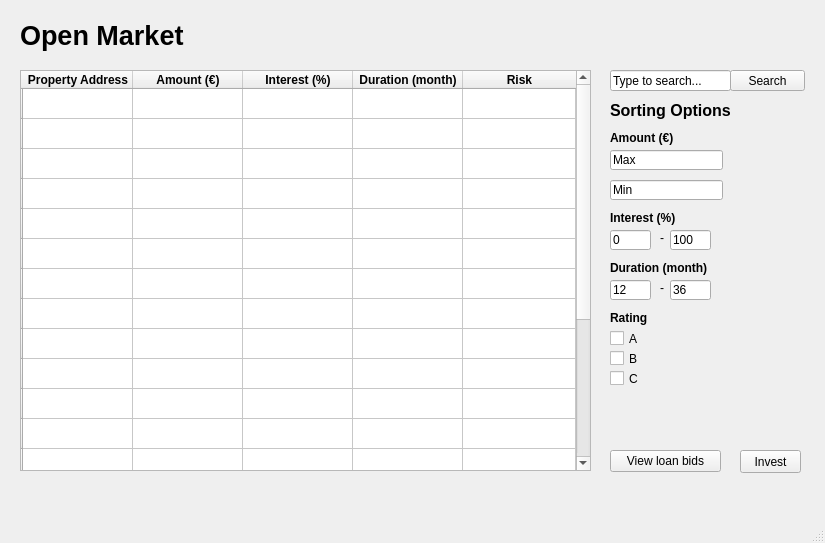
<?xml version="1.0" encoding="UTF-8"?>
<ui version="4.0">
 <class>MainWindow</class>
 <widget class="QMainWindow" name="MainWindow">
  <property name="geometry">
   <rect>
    <x>0</x>
    <y>0</y>
    <width>825</width>
    <height>543</height>
   </rect>
  </property>
  <property name="windowTitle">
   <string>MainWindow</string>
  </property>
  <widget class="QWidget" name="centralwidget">
   <widget class="QLabel" name="sorting_amount_label">
    <property name="geometry">
     <rect>
      <x>610</x>
      <y>130</y>
      <width>121</width>
      <height>16</height>
     </rect>
    </property>
    <property name="font">
     <font>
      <weight>75</weight>
      <bold>true</bold>
     </font>
    </property>
    <property name="text">
     <string>Amount (€)</string>
    </property>
   </widget>
   <widget class="QCheckBox" name="rating_checkbox_c">
    <property name="geometry">
     <rect>
      <x>610</x>
      <y>370</y>
      <width>70</width>
      <height>17</height>
     </rect>
    </property>
    <property name="text">
     <string>C</string>
    </property>
   </widget>
   <widget class="QLineEdit" name="sorting_max_line">
    <property name="geometry">
     <rect>
      <x>610</x>
      <y>150</y>
      <width>113</width>
      <height>20</height>
     </rect>
    </property>
    <property name="text">
     <string>Max</string>
    </property>
   </widget>
   <widget class="QLineEdit" name="sorting_duration2_line">
    <property name="geometry">
     <rect>
      <x>670</x>
      <y>280</y>
      <width>41</width>
      <height>20</height>
     </rect>
    </property>
    <property name="text">
     <string>36</string>
    </property>
   </widget>
   <widget class="QLabel" name="sorting_options_label">
    <property name="geometry">
     <rect>
      <x>610</x>
      <y>100</y>
      <width>161</width>
      <height>21</height>
     </rect>
    </property>
    <property name="font">
     <font>
      <pointsize>12</pointsize>
      <weight>75</weight>
      <bold>true</bold>
     </font>
    </property>
    <property name="text">
     <string>Sorting Options</string>
    </property>
   </widget>
   <widget class="QCheckBox" name="rating_checkbox_a">
    <property name="geometry">
     <rect>
      <x>610</x>
      <y>330</y>
      <width>70</width>
      <height>17</height>
     </rect>
    </property>
    <property name="text">
     <string>A</string>
    </property>
   </widget>
   <widget class="QLabel" name="duration_dash_label">
    <property name="geometry">
     <rect>
      <x>660</x>
      <y>280</y>
      <width>16</width>
      <height>16</height>
     </rect>
    </property>
    <property name="text">
     <string>-</string>
    </property>
   </widget>
   <widget class="QTableWidget" name="tableWidget_open_market">
    <property name="geometry">
     <rect>
      <x>20</x>
      <y>70</y>
      <width>571</width>
      <height>401</height>
     </rect>
    </property>
    <property name="maximumSize">
     <size>
      <width>641</width>
      <height>16777215</height>
     </size>
    </property>
    <property name="font">
     <font>
      <weight>75</weight>
      <bold>true</bold>
     </font>
    </property>
    <property name="alternatingRowColors">
     <bool>false</bool>
    </property>
    <attribute name="horizontalHeaderDefaultSectionSize">
     <number>110</number>
    </attribute>
    <attribute name="horizontalHeaderStretchLastSection">
     <bool>true</bool>
    </attribute>
    <attribute name="verticalHeaderStretchLastSection">
     <bool>false</bool>
    </attribute>
    <row>
     <property name="text">
      <string/>
     </property>
    </row>
    <row>
     <property name="text">
      <string/>
     </property>
    </row>
    <row>
     <property name="text">
      <string/>
     </property>
    </row>
    <row>
     <property name="text">
      <string/>
     </property>
    </row>
    <row>
     <property name="text">
      <string/>
     </property>
    </row>
    <row>
     <property name="text">
      <string/>
     </property>
    </row>
    <row>
     <property name="text">
      <string/>
     </property>
    </row>
    <row>
     <property name="text">
      <string/>
     </property>
    </row>
    <row>
     <property name="text">
      <string/>
     </property>
    </row>
    <row>
     <property name="text">
      <string/>
     </property>
    </row>
    <row>
     <property name="text">
      <string/>
     </property>
    </row>
    <row>
     <property name="text">
      <string/>
     </property>
    </row>
    <row>
     <property name="text">
      <string/>
     </property>
    </row>
    <row>
     <property name="text">
      <string/>
     </property>
    </row>
    <row>
     <property name="text">
      <string/>
     </property>
    </row>
    <row>
     <property name="text">
      <string/>
     </property>
    </row>
    <row>
     <property name="text">
      <string/>
     </property>
    </row>
    <row>
     <property name="text">
      <string/>
     </property>
    </row>
    <row>
     <property name="text">
      <string/>
     </property>
    </row>
    <column>
     <property name="text">
      <string>Property Address</string>
     </property>
    </column>
    <column>
     <property name="text">
      <string>Amount (€)</string>
     </property>
     <property name="font">
      <font>
       <weight>75</weight>
       <bold>true</bold>
      </font>
     </property>
    </column>
    <column>
     <property name="text">
      <string>Interest (%)</string>
     </property>
     <property name="font">
      <font>
       <weight>75</weight>
       <bold>true</bold>
      </font>
     </property>
    </column>
    <column>
     <property name="text">
      <string>Duration (month)</string>
     </property>
     <property name="font">
      <font>
       <weight>75</weight>
       <bold>true</bold>
      </font>
     </property>
    </column>
    <column>
     <property name="text">
      <string>Risk</string>
     </property>
     <property name="font">
      <font>
       <weight>75</weight>
       <bold>true</bold>
      </font>
     </property>
    </column>
   </widget>
   <widget class="QLabel" name="sorting_rating_label">
    <property name="geometry">
     <rect>
      <x>610</x>
      <y>310</y>
      <width>71</width>
      <height>16</height>
     </rect>
    </property>
    <property name="font">
     <font>
      <weight>75</weight>
      <bold>true</bold>
     </font>
    </property>
    <property name="text">
     <string>Rating</string>
    </property>
   </widget>
   <widget class="QLineEdit" name="sorting_duration1_line">
    <property name="geometry">
     <rect>
      <x>610</x>
      <y>280</y>
      <width>41</width>
      <height>20</height>
     </rect>
    </property>
    <property name="text">
     <string>12</string>
    </property>
   </widget>
   <widget class="QLabel" name="open_market_label">
    <property name="geometry">
     <rect>
      <x>20</x>
      <y>20</y>
      <width>311</width>
      <height>31</height>
     </rect>
    </property>
    <property name="font">
     <font>
      <pointsize>20</pointsize>
      <weight>75</weight>
      <bold>true</bold>
     </font>
    </property>
    <property name="text">
     <string>Open Market</string>
    </property>
   </widget>
   <widget class="QLabel" name="interest_dash_label">
    <property name="geometry">
     <rect>
      <x>660</x>
      <y>230</y>
      <width>16</width>
      <height>16</height>
     </rect>
    </property>
    <property name="text">
     <string>-</string>
    </property>
   </widget>
   <widget class="QLineEdit" name="sorting_interest2_line">
    <property name="geometry">
     <rect>
      <x>670</x>
      <y>230</y>
      <width>41</width>
      <height>20</height>
     </rect>
    </property>
    <property name="text">
     <string>100</string>
    </property>
   </widget>
   <widget class="QCheckBox" name="rating_checkbox_b">
    <property name="geometry">
     <rect>
      <x>610</x>
      <y>350</y>
      <width>70</width>
      <height>17</height>
     </rect>
    </property>
    <property name="text">
     <string>B</string>
    </property>
   </widget>
   <widget class="QLineEdit" name="sorting_interest1_line">
    <property name="geometry">
     <rect>
      <x>610</x>
      <y>230</y>
      <width>41</width>
      <height>20</height>
     </rect>
    </property>
    <property name="text">
     <string>0</string>
    </property>
   </widget>
   <widget class="QLineEdit" name="search_line">
    <property name="geometry">
     <rect>
      <x>610</x>
      <y>70</y>
      <width>121</width>
      <height>21</height>
     </rect>
    </property>
    <property name="text">
     <string>Type to search...</string>
    </property>
   </widget>
   <widget class="QPushButton" name="search_push_button">
    <property name="geometry">
     <rect>
      <x>730</x>
      <y>70</y>
      <width>75</width>
      <height>21</height>
     </rect>
    </property>
    <property name="text">
     <string>Search</string>
    </property>
   </widget>
   <widget class="QLineEdit" name="sorting_min_line">
    <property name="geometry">
     <rect>
      <x>610</x>
      <y>180</y>
      <width>113</width>
      <height>20</height>
     </rect>
    </property>
    <property name="text">
     <string>Min</string>
    </property>
   </widget>
   <widget class="QLabel" name="sorting_interest_label">
    <property name="geometry">
     <rect>
      <x>610</x>
      <y>210</y>
      <width>81</width>
      <height>16</height>
     </rect>
    </property>
    <property name="font">
     <font>
      <weight>75</weight>
      <bold>true</bold>
     </font>
    </property>
    <property name="text">
     <string>Interest (%)</string>
    </property>
   </widget>
   <widget class="QLabel" name="sorting_duration_label">
    <property name="geometry">
     <rect>
      <x>610</x>
      <y>260</y>
      <width>141</width>
      <height>16</height>
     </rect>
    </property>
    <property name="font">
     <font>
      <weight>75</weight>
      <bold>true</bold>
     </font>
    </property>
    <property name="text">
     <string>Duration (month)</string>
    </property>
   </widget>
   <widget class="QPushButton" name="invest_push_button">
    <property name="geometry">
     <rect>
      <x>740</x>
      <y>450</y>
      <width>61</width>
      <height>23</height>
     </rect>
    </property>
    <property name="text">
     <string>Invest</string>
    </property>
   </widget>
   <widget class="QPushButton" name="pushButton">
    <property name="geometry">
     <rect>
      <x>610</x>
      <y>450</y>
      <width>111</width>
      <height>22</height>
     </rect>
    </property>
    <property name="text">
     <string>View loan bids</string>
    </property>
   </widget>
  </widget>
  <widget class="QMenuBar" name="menubar">
   <property name="geometry">
    <rect>
     <x>0</x>
     <y>0</y>
     <width>825</width>
     <height>19</height>
    </rect>
   </property>
  </widget>
  <widget class="QStatusBar" name="statusbar"/>
 </widget>
 <resources/>
 <connections/>
</ui>
